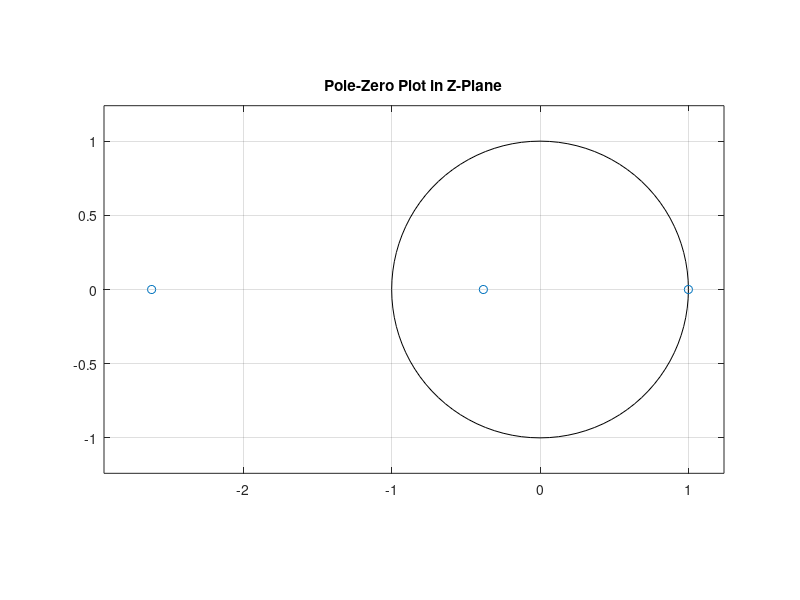

Write MATLAB code to recreate this figure.

numerator = [1 2 -2 -1];  
denominator = [1]; 

sys = tf(numerator, denominator, 1); 

poles = pole(sys);
zeros = zero(sys);

figure;
zplane(zeros, poles);
grid on;
title('Pole-Zero Plot in Z-Plane');

disp('Poles:');
disp(poles);
disp('Zeros:');
disp(zeros);
